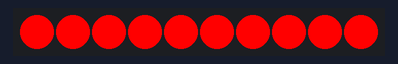
Bench run of a sketch on a simulated Arduino Uno, built with avr-gcc and run on an emulated ATmega328P. On the bench: 10 RGB LEDs in strip order, left to right. Dim RGB values are drawn brighter than linear.

Above: at 0.1 s.
At 4.1 s:
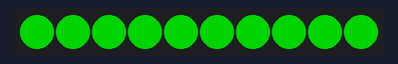
At 6.1 s:
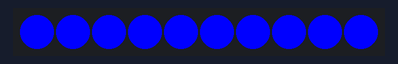
At 8.6 s:
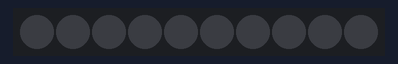

Measured:
- by itself, everything shown: repeats every 9.0 s, in 18 steps
- what the display in image 1 shows lasts 0.5 s, from 4.0 s to 4.5 s

The sketch:

main.ino
```cpp
#include <FastLED.h>

#define DATA_PIN 5
#define NUM_LEDS 10

CRGB leds[NUM_LEDS];

void setup() {
  FastLED.addLeds<NEOPIXEL, DATA_PIN>(leds, NUM_LEDS);
}

void flashColor(CRGB color, int delayTime) {
  // Turn on the LEDs with the specified color
  fill_solid(leds, NUM_LEDS, color);
  FastLED.show();
  delay(delayTime);

  // Turn off the LEDs
  FastLED.clear();
  FastLED.show();  // Ensure the strip updates
  delay(delayTime);
}

void loop() {
  // Flash red three times
  for (int i = 0; i < 3; i++) {
    flashColor(CRGB::Red, 500);
  }

  // Flash green three times
  for (int i = 0; i < 3; i++) {
    flashColor(CRGB::Green, 500);
  }

  // Flash blue three times
  for (int i = 0; i < 3; i++) {
    flashColor(CRGB::Blue, 500);
  }
}
```
